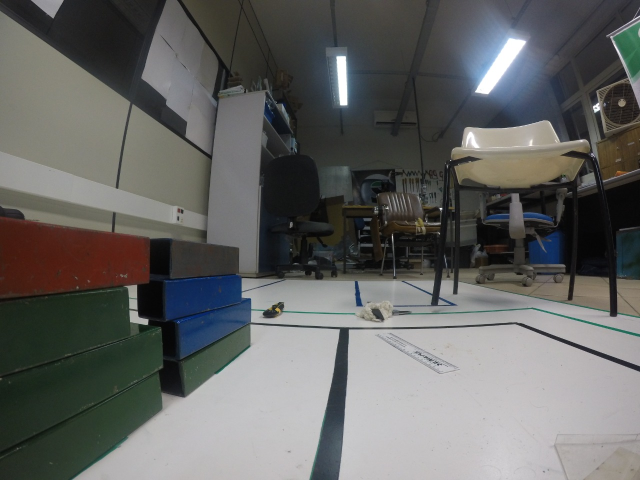
//> input picture img_real.jpeg, 1280 x 960 px (shown at 1/2 size)
$ ./code ../img_real.jpeg   (built with g++ and OpenCV 4)
//> lines starting //> are read from the running program, lines starting //| are printed output that depends on the picture; after the words box and inside, x2 and y2 are one past the last pixel; in counts of white or black regions, pixels touching at a corner belong together
#include <iostream>
#include <math.h>
#include "opencv2/highgui/highgui.hpp"
#include "opencv2/imgproc/imgproc.hpp"

using namespace cv;
using namespace std;

#define PI 3.1415926


void cropp_ROI(Mat& src, Mat& dst, int x, int y, int width, int heigth);
void InversePerspectiveMapping(const Mat& src, Mat& tr1, int alpha_, int beta_, int gamma_, int f_, int dist_);
void select_Channel(Mat &in, Mat &out, Scalar low, Scalar high);
void calculate_pixels(Mat &in, vector<Point2i> &points_rigth, vector<Point2i> &points_left);
void calculate_containers(Mat &in, vector<Point2i> points, vector<Point2i> &key_points, int &n_containers, Scalar color);
void identify_containers(vector<Point2i> blue_pointskey, vector<Point2i> green_pointskey, vector<Point2i> red_pointskey, int n_blue, int n_green, int n_red, int pos[]);
int comparation(int elementA1, int elementA2, int elementB1, int elementB2, int elementC1, int elementC2);

/*Valores do Range para selecionamento das cores*/
Scalar blue_low = Scalar(0, 96, 23);
Scalar blue_high = Scalar(14, 236, 123);

Scalar green_low = Scalar(31, 42, 9);
Scalar green_high = Scalar(76, 214, 101);

Scalar red_low = Scalar(109, 118, 0);
Scalar red_high = Scalar(127, 255, 255);

 int main( int argc, char** argv )
 {
    /*Lendo e mostrando na tela imagem original*/
    char *image_name = argv[1];
    Mat original_image = imread(image_name, IMREAD_COLOR);
//> original_image is the input picture: 960 rows x 1280 cols, CV_8UC3; mean B, G, R 98.9, 100.6, 99.9
    namedWindow("Original Image", WINDOW_NORMAL);
    imshow("Original Image", original_image);

    /*Adquirindo ROI pilha a esquerda*/
    Mat cropped_left;
    int x_left = 0;
    int y_left = original_image.rows*0.5 - 100;
    int width_left = original_image.cols*0.5;
    int heigth_left = original_image.rows*0.5 + 100;

    cropp_ROI(original_image,cropped_left,x_left,y_left,width_left,heigth_left);
    //namedWindow("Cropped Left", WINDOW_NORMAL);
    //imshow("Cropped Left", cropped_left);

    /*Adquirindo ROI containers pilha a direita*/
    Mat cropped_rigth;
    int x_rigth = original_image.cols*0.5;
    int y_rigth = original_image.rows*0.5 - 100;
    int width_rigth = original_image.cols*0.5;
    int heigth_rigth = original_image.rows*0.5 + 100;

    cropp_ROI(original_image,cropped_rigth,x_rigth,y_rigth,width_rigth,heigth_rigth);
    //namedWindow("Cropped Rigth", WINDOW_NORMAL);
    //imshow("Cropped Rigth", cropped_rigth);

    /* Mudando perspectiva a esquerda*/
    Mat persp_left;
    int alpha_l = 101, beta_l = 148, gamma_l = 90;
    int f_l = 500, dist_l = 500;

    InversePerspectiveMapping(cropped_left, persp_left,alpha_l,beta_l,gamma_l, f_l,dist_l);
//> in InversePerspectiveMapping, `warpPerspective(dst, dst, transformationMat, image_size, INTER_CUBIC |..`:
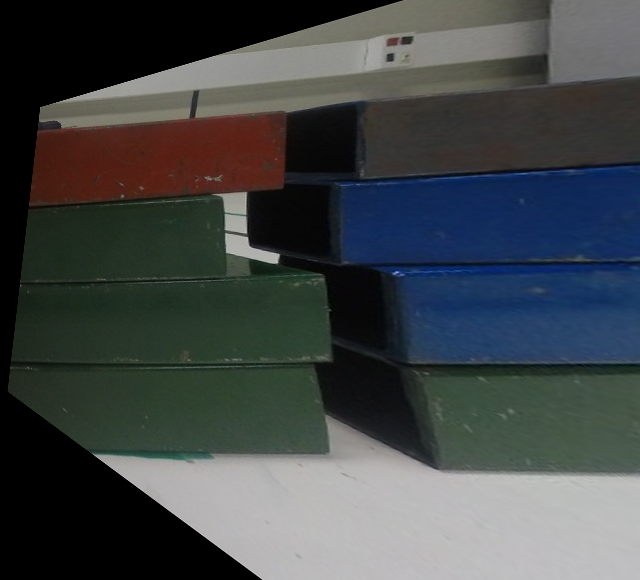
//> dst: 580 rows x 640 cols, CV_8UC3; mean B, G, R 71.2, 70.1, 65.3

    //namedWindow("Perspective Left", WINDOW_NORMAL);
    //imshow("Perspective Left", persp_left);

    /* Mudando perspectiva a direita*/
    Mat persp_rigth;
    int alpha_r = 99, beta_r = 30, gamma_r = 90;
    int f_r = 500, dist_r = 500;

    InversePerspectiveMapping(cropped_rigth, persp_rigth,alpha_r,beta_r,gamma_r, f_r,dist_r);
//> call 2 of InversePerspectiveMapping, with alpha_ = 99, beta_ = 30, gamma_ = 90, f_ = 500, dist_ = 500
//> in InversePerspectiveMapping (call 2), `warpPerspective(dst, dst, transformationMat, image_size, INTER_CUBIC |..`:
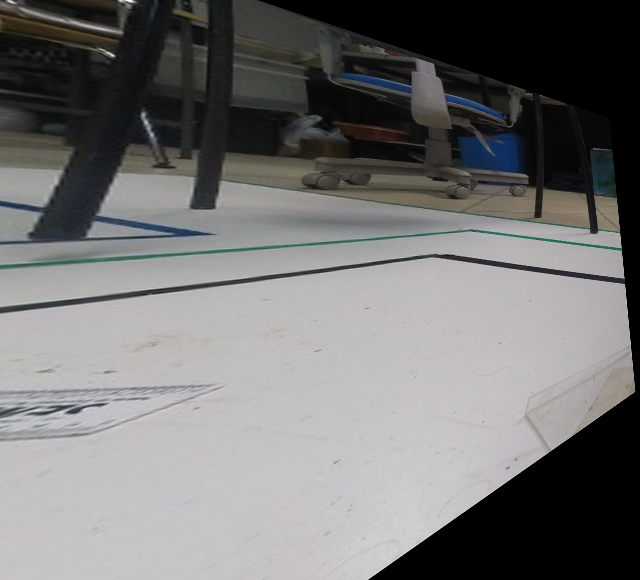
//> dst: 580 rows x 640 cols, CV_8UC3; mean B, G, R 115.7, 115.7, 116.3

    //namedWindow("Perspective Rigth", WINDOW_NORMAL);
    //imshow("Perspective Rigth", persp_rigth);

    /* Corte final a esquerda*/

    Mat crop_fin_l;
    int x_fin_l = 95;
    int y_fin_l = 100;
    int width_fin_l = persp_left.cols - x_fin_l;
    int heigth_fin_l = persp_left.rows - y_fin_l;

    cropp_ROI(persp_left,crop_fin_l,x_fin_l,y_fin_l,width_fin_l,heigth_fin_l);
//> call 3 of cropp_ROI, with x = 95, y = 100, width = 545, heigth = 480
//> in cropp_ROI (call 3), `dst = src(roi);`:
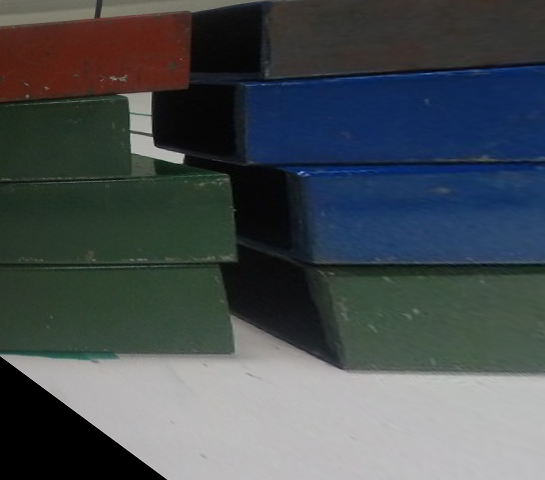
//> dst: 480 rows x 545 cols, CV_8UC3; mean B, G, R 81.6, 78.1, 71.2
    namedWindow("Cropped Final Left", WINDOW_NORMAL);

    /* Corte final a direita*/

    Mat crop_fin_r;
    int x_fin_r = 0;
    int y_fin_r = 100;
    int width_fin_r = persp_rigth.cols - x_fin_r;
    int heigth_fin_r = persp_rigth.rows - y_fin_r;

    cropp_ROI(persp_rigth,crop_fin_r,x_fin_r,y_fin_r,width_fin_r,heigth_fin_r);
//> call 4 of cropp_ROI, with x = 0, y = 100, width = 640, heigth = 480
//> in cropp_ROI (call 4), `dst = src(roi);`:
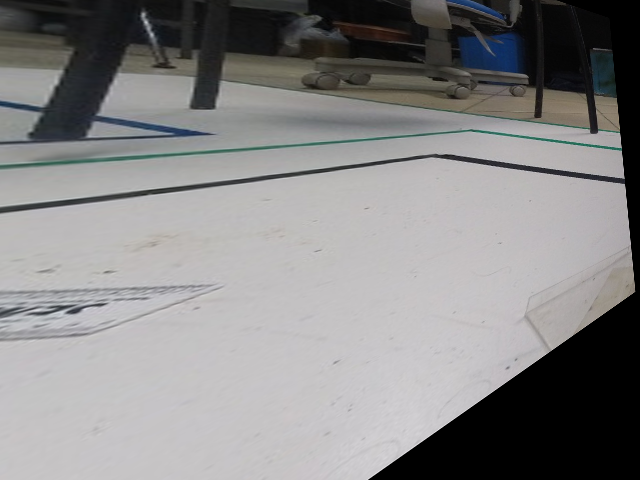
//> dst: 480 rows x 640 cols, CV_8UC3; mean B, G, R 134.5, 134.3, 135
    namedWindow("Cropped Final Rigth", WINDOW_NORMAL);

    /*Selecao de cores Pilha esquerda*/

    /*Declarando as matrizes que guardaram as imagens binárias geradas na select_Channel
    contendo pixels brancos aonde recenheceu as cores*/
    Mat binary_image_blue_l, binary_image_green_l, binary_image_red_l;
    select_Channel(crop_fin_l, binary_image_green_l, green_low, green_high);
//> in select_Channel, `inRange(gauss_image, low, high, out);`:
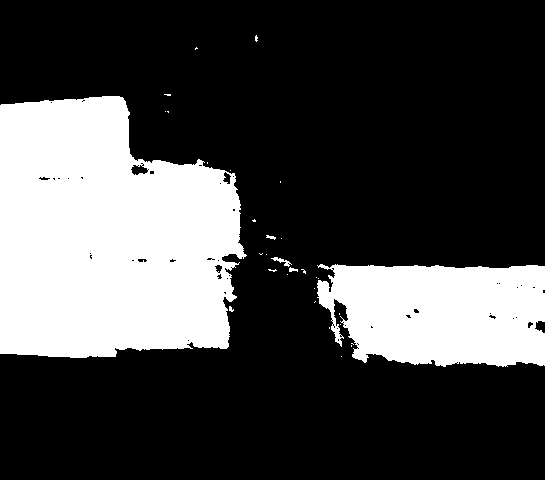
//> out: 480 rows x 545 cols, CV_8UC1; 27.6% white; 31 white regions (26 under 20 px), largest, box (x1, y1, x2, y2) and area: (0, 96, 247, 358) 52039, (317, 264, 545, 367) 19894, (271, 257, 292, 267) 68, (289, 267, 298, 272) 28, (266, 235, 276, 240) 27
    select_Channel(crop_fin_l, binary_image_blue_l, blue_low, blue_high);
    select_Channel(crop_fin_l, binary_image_red_l, red_low, red_high);
//> call 3 of select_Channel, with low = Scalar(109, 118), high = Scalar(127, 255, 255)
//> in select_Channel (call 3), `erode(out, out, getStructuringElement(MORPH_ELLIPSE, Size(3, 3)));`:
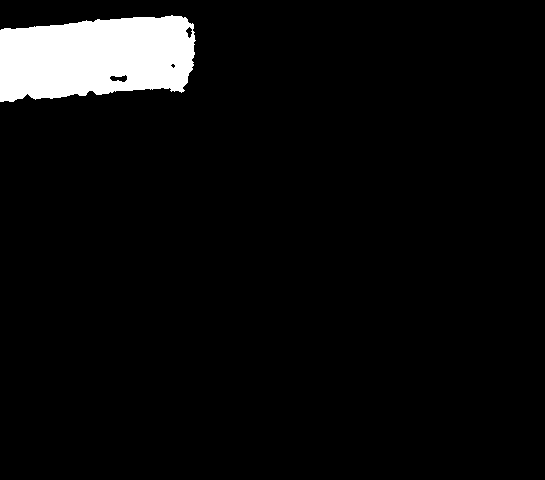
//> out: 480 rows x 545 cols, CV_8UC1; 5.3% white; 1 white region, box (x1, y1, x2, y2) and area: (0, 15, 196, 102) 13803

    // [9 lines of commented-out code are left out]

    Mat binary_image_blue_r, binary_image_green_r, binary_image_red_r;
    select_Channel(crop_fin_r, binary_image_green_r, green_low, green_high);
//> call 4 of select_Channel, with low = Scalar(31, 42, 9), high = Scalar(76, 214, 101)
//> in select_Channel (call 4), `erode(out, out, getStructuringElement(MORPH_ELLIPSE, Size(3, 3)));`:
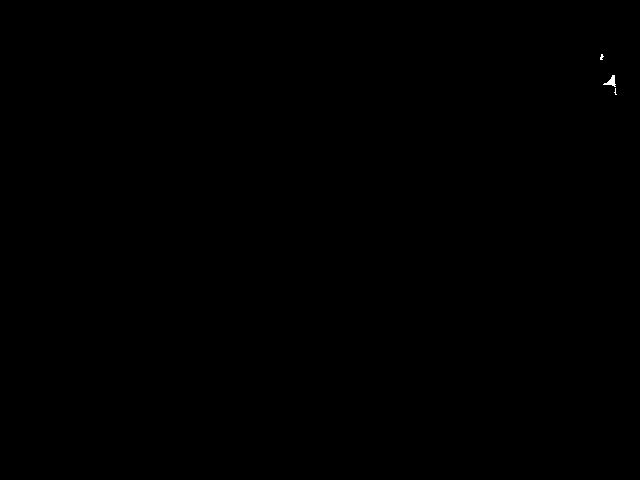
//> out: 480 rows x 640 cols, CV_8UC1; 0.03% white; 3 white regions (2 under 20 px), largest, box (x1, y1, x2, y2) and area: (603, 75, 616, 87) 69
//> (the rest of the program and of its run is left out)
